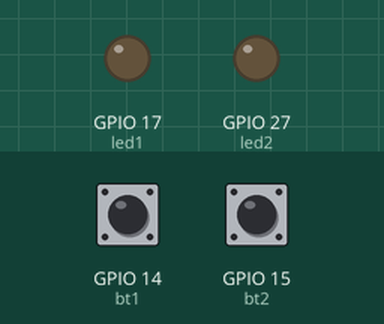
Simulated run of this program. Board: Raspberry Pi (BCM pin numbers). Parts: output pins drawn as LEDs (lit = HIGH). Inputs (shaded band) come from the test bench; at power-on: GPIO 14 (bt1) LOW, GPIO 15 (bt2) HIGH.

Above: at 1.2 s.
1.3 s: GPIO 14 (bt1) pulled HIGH for 0.15 s
At 1.37 s:
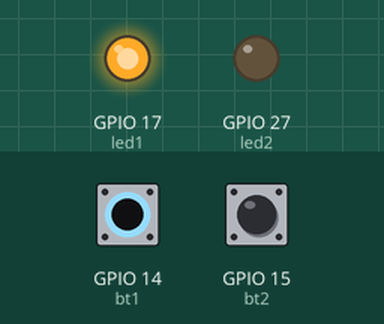
2.9 s: GPIO 15 (bt2) pulled LOW for 0.15 s
At 2.97 s:
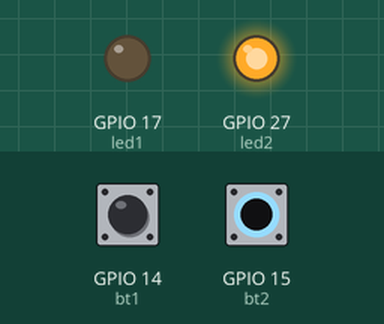
4.5 s: GPIO 15 (bt2) pulled LOW for 3.2 s
At 8.9 s:
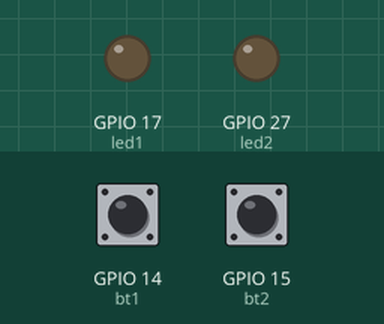
9.2 s: GPIO 14 (bt1) pulled HIGH for 3.2 s
At 10.2 s:
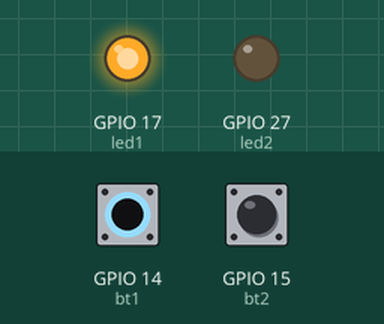
13.9 s: GPIO 14 (bt1) driven HIGH and GPIO 15 (bt2) driven LOW
At 15.2 s:
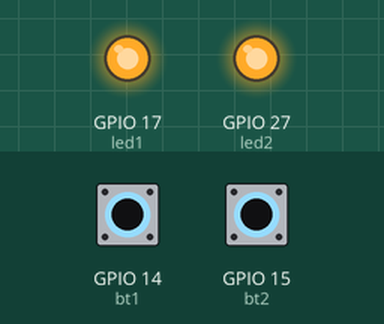
Timing chart, 0 to 16.4 s (numbered marks = the images above; inputs shaded):
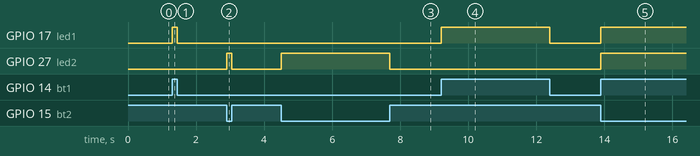

The program:

blinkled2.py
```python
import RPi.GPIO as GPIO
from time import sleep
GPIO.setwarnings(False)

led1 = 17
led2 = 27
bt1 = 14
bt2 = 15

def peripheral_setup():
 GPIO.setmode(GPIO.BCM)
 GPIO.setup(led1, GPIO.OUT)
 GPIO.setup(bt1, GPIO.IN, GPIO.PUD_DOWN)
 GPIO.setup(led2, GPIO.OUT)
 GPIO.setup(bt2, GPIO.IN, GPIO.PUD_UP)

def peripheral_loop():
 if GPIO.input(bt1):
  GPIO.output(led1,True)
 else:
  GPIO.output(led1,False)
 if GPIO.input(bt2):
  GPIO.output(led2,False)
 else:
  GPIO.output(led2,True)


# Main function
def main () :

 # Setup
 peripheral_setup()
 try:
 # Infinite loop
  while 1 :
   peripheral_loop()
 except:
  print()
  print("bye")
  GPIO.cleanup()

# Command line execution
if __name__ == '__main__' :
   main()
```

Measured:
- after the input at 1.3 s, GPIO 17 (led1): LOW → HIGH at once, → LOW 0.15 s later
- after the input at 2.9 s, GPIO 27 (led2): LOW → HIGH at once, → LOW 0.15 s later
- after the input at 4.5 s, GPIO 27 (led2): LOW → HIGH at once, → LOW 3.2 s later
- after the input at 9.2 s, GPIO 17 (led1): LOW → HIGH at once, → LOW 3.2 s later
- after the input at 13.9 s, GPIO 17 (led1), GPIO 27 (led2): LOW → HIGH at once
